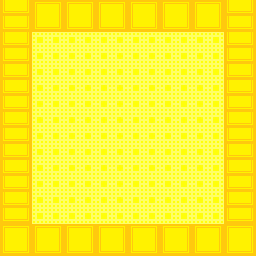

The image is a tile-based game level rendered from a .tmx file. Its description and source (layers, tilesets, objects; grid data summarised) follow:
An orthogonal 16x16 tile map with 16x16 px tiles, 2 tile layers (Tile Layer 1, Tile Layer 2) and 6 objects.

<map version="1.0" tiledversion="1.0.3" orientation="orthogonal" renderorder="right-down" width="16" height="16" tilewidth="16" tileheight="16" nextobjectid="8">
 <tileset firstgid="1" source="pr_tiles_1.tsx" />
 <layer name="Tile Layer 1" width="16" height="16">
  <data>[256 cells, 256 non-empty, 5 distinct tile ids]</data>
 </layer>
 <layer name="Tile Layer 2" width="16" height="16">
  <data>[256 cells, 0 non-empty, 0 distinct tile ids]</data>
 </layer>
 <objectgroup name="Object Layer 1">
  <object id="2" x="16" y="0" width="240" height="32" />
  <object id="3" x="224" y="48" width="32" height="208" />
  <object id="4" x="16" y="224" width="224" height="32" />
  <object id="5" x="16" y="224" />
  <object id="6" x="0" y="0" width="32" height="256" />
  <object id="7" x="224" y="0" width="32" height="48" />
 </objectgroup>
</map>
